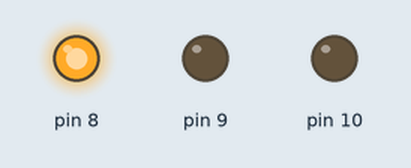
Simulated run of this sketch. Board: Arduino Uno, built with avr-gcc and run on an emulated ATmega328P. Parts: output pins drawn as LEDs (lit = HIGH).

Above: at 0.15 s.
At 0.75 s:
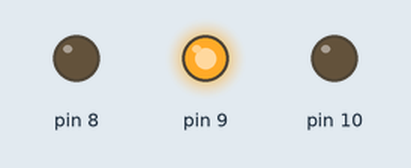
At 1.35 s:
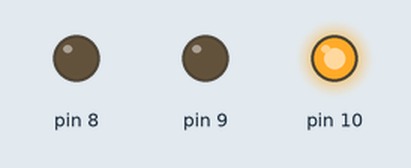
At 3.45 s:
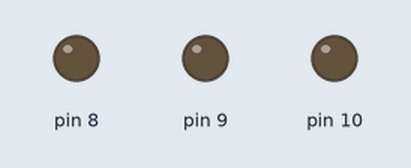
Timing chart, 0 to 4.1 s (numbered marks = the images above):
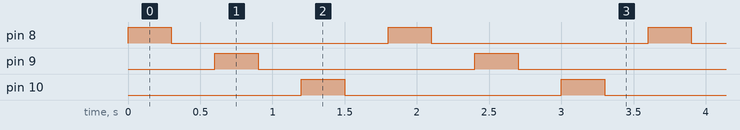

The sketch:

leds.ino
```cpp
int time = 300;

void setup() {
  pinMode(8,OUTPUT);
  pinMode(9,OUTPUT);
  pinMode(10, OUTPUT);
}

void loop() {
  digitalWrite(8,HIGH);
  delay(time);
  digitalWrite(8,LOW);
  delay(time);
  digitalWrite(9,HIGH);
  delay(time);
  digitalWrite(9,LOW);
  delay(time);
  digitalWrite(10, HIGH);
  delay(time);
  digitalWrite(10, LOW);
  delay(time);
}
```

Measured:
- by itself, pin 8–10: alternates HIGH for 0.30 s and LOW for 1.5 s
- by itself, everything shown: repeats every 1.8 s, in 6 steps
